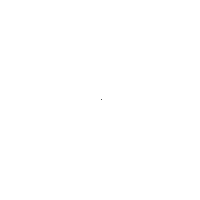
Frame 1 (no input)
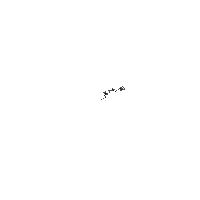
Frame 60 (the mouse pressed at the canvas centre just before this capture)
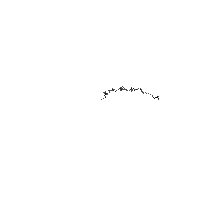
Frame 120 (the mouse held since frame 60 and released just before this capture)

The Processing sketch that drew these frames (run headless with seeded random() and noise(); from frame 60 on, the mouse is pressed at the canvas centre):

// Processing sketch: introduction
// ── introduction.pde
int width = 200;
int height = 200;
Walker w1;

void setup() 
{
  size(200, 200);
  frameRate(30);
  w1 = new Walker();
  background(255);
}

void draw() {
  w1.step();
  w1.display();
} 

class Walker {
  int x;
  int y;
  Walker() {
    x = width/2;
    y = height/2;
  }

  void display() {
    stroke(10);
    point(x, y);
  }

  void step() {
    int stepx = int(random(4)) - 1;
    int stepy = int(random(3)) - 1;
    x+=stepx;
    y+=stepy;
  }
}
